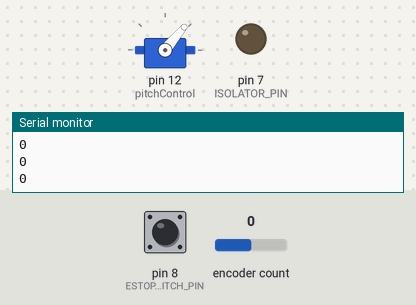
Simulated run of this sketch. Board: Arduino Uno, built with avr-gcc and run on an emulated ATmega328P. On the bench: servo, output pins drawn as LEDs (lit = HIGH), the last lines printed to the serial monitor. The inputs (shaded band) are chosen by the test bench; at power-on: pin 8 (ESTOP_SWITCH_PIN) LOW, encoder count 0.

Above: at 1.2 s.
1.3 s: pin 8 (ESTOP_SWITCH_PIN) pulled HIGH for 0.15 s
At 1.57 s:
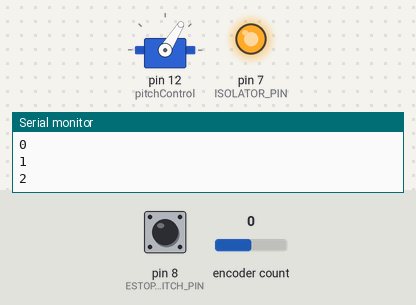
4.3 s: pin 8 (ESTOP_SWITCH_PIN) pulled HIGH for 1 s
At 5.15 s:
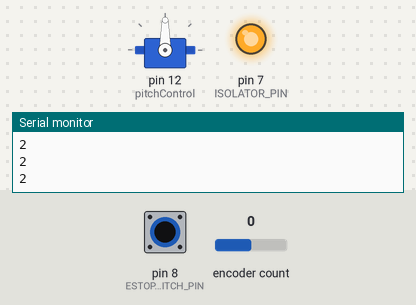
7.3 s: pin 8 (ESTOP_SWITCH_PIN) pulled HIGH for 3.2 s
At 7.83 s:
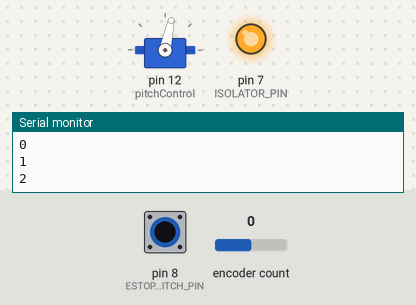
Timing chart, 0 to 12.6 s (numbered marks = the images above; inputs shaded):
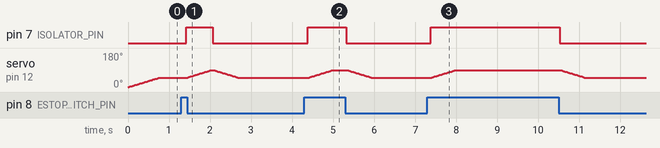

The sketch:

capstone_wind_turbinev2.3.ino
```cpp
/**
   capstone_wind_turbinev2.ino

   This contains all the code required for the competition

   Written for the Collegiate Wind Competition
   by the 2022 team 47

   Contributors: Spencer Truman
   Revision: 2.0
   Last uploaded to box: 7 FEB 2022

   Encoder Library by Paul Stroffregen
   It can find it by searching in the library manager for the Encoder librabry
   and then scrolling down for "Encoder" by "Paul Stroffregen"
   http://www.pjrc.com/teensy/td_libs_Encoder.html

   Revision History:
   Rev 1.0 - Initial code, basic arduino functionality and rough outline of states
   Rev 1.1 - Copy functions from last years code
   Rev 1.2 - Implement the ebrake functionality
   Rev 1.3 - Implement the linear acuator for pitch control
   Rev 1.4 - Implement the mechanical brake servo motor
   Rev 1.5 - Implement the rpm sensor
   Rev 2.0 - Updates for new encoder and eddy brake
   Rev 2.1 - Rewrote linear actuator control function
   Rev 2.2 - Updated cut in pitch angle and cleaned up code
   Rev 2.3 - Removed mechanical brake
*/

#include <Servo.h>
#include <Encoder.h>

//   Change the two numbers to the pins connected to your encoder.
//   Best Performance: both pins have interrupt capability
//   Good Performance: only the first pin has interrupt capability
//   Low Performance:  neither pin has interrupt capability
Encoder myEnc(1, 2);

/* PINS */
#define ISOLATOR_PIN 7
#define ESTOP_SWITCH_PIN  8

//Used for the encoder
long oldPosition  = -999;
long oldtime = 0;
float dx;
float dt;
float cps;
float rps;
float old_rps;
float delta_rps;

//used in the pitch control function
Servo pitchControl; // This is the linear actuator to control pitch angle
float currentPitchAngle;
int pos = 0;    // variable to store the servo position
int pitch_angle = 0;
int current_angle = 0;


enum states_t
{
  Default_st,
  Startup_st,
  Optimize_st,
} currentState;

void setup() {
  pinMode(ISOLATOR_PIN, OUTPUT);
  pinMode(ESTOP_SWITCH_PIN, INPUT);
  digitalWrite(ISOLATOR_PIN, LOW);
  Serial.begin(9600);
  pitchControl.attach(12);
}


void loop() {
  if (Serial.available() > 0) {
    pitch_angle = Serial.read();
  }
  encoder();

  float estopReading = digitalRead(ESTOP_SWITCH_PIN);
  Serial.println(currentState);
  switch (currentState)
  {
    case Default_st:
      if (estopReading == HIGH) {
        currentState = Startup_st;
      }
      digitalWrite(ISOLATOR_PIN, LOW);
      currentPitchAngle = 0;
      pitch_angle = 50;
      set_pitch();
      delay(50);
      break;


    case Startup_st:
      if (estopReading == LOW) {
        currentState = Default_st;
      }
      digitalWrite(ISOLATOR_PIN, HIGH);  // COMMENT OUT THIS LINE OF CODE FOR THE COMPETITION
      pitch_angle = 70;
      if (rps > 4 && rps < 10000) {
        currentState = Optimize_st;
      }
      break;


    case Optimize_st:
      if (estopReading == LOW) {
        currentState = Default_st;
      }
      digitalWrite(ISOLATOR_PIN, HIGH);
      pitch_angle = 90;
      set_pitch();
      if (rps < 4 || rps > 10000) {
        currentState = Startup_st;
      }
      break;
  }
}

void encoder() {
  long newPosition = myEnc.read();

  if (newPosition != oldPosition) {
    long newtime = micros();
    dx = (newPosition - oldPosition);
    dt = newtime - oldtime;
    oldPosition = newPosition;
    oldtime = newtime;
    cps = dx / (dt / 1000000);
    rps = cps / 2048;
    delta_rps = rps - old_rps;
    old_rps = rps;
    Serial.println(rps);
  }
}

void set_pitch() {
  if (pitch_angle < current_angle) {
    //Serial.println("contracting to:");
    for (pos = current_angle; pos >= pitch_angle; pos -= 1) {
      pitchControl.write(pos);
      delay(15);
    }
    current_angle = pitch_angle;
  }
  if (pitch_angle > current_angle) {
    //Serial.println("extending to:");
    for (pos = current_angle; pos <= pitch_angle; pos += 1) {
      pitchControl.write(pos);
      delay(15);
    }
    current_angle = pitch_angle;
  }
  delay(15);
}
```

Measured:
- after the input at 1.3 s, pin 7 (ISOLATOR_PIN): LOW → HIGH after 0.12 s, → LOW 0.65 s later; servo on pin 12 (pitchControl): rises from 50° to 90° in 0.57 s, then falls to 50° in 0.65 s
- after the input at 4.3 s, pin 7 (ISOLATOR_PIN): LOW → HIGH after 0.09 s, → LOW 0.94 s later; servo on pin 12 (pitchControl): rises from 50° to 90° in 0.57 s, then falls to 50° in 0.94 s
- after the input at 7.3 s, pin 7 (ISOLATOR_PIN): LOW → HIGH after 0.08 s, → LOW 3.1 s later; servo on pin 12 (pitchControl): rises from 50° to 90° in 0.57 s, then falls to 50° in 3.1 s
